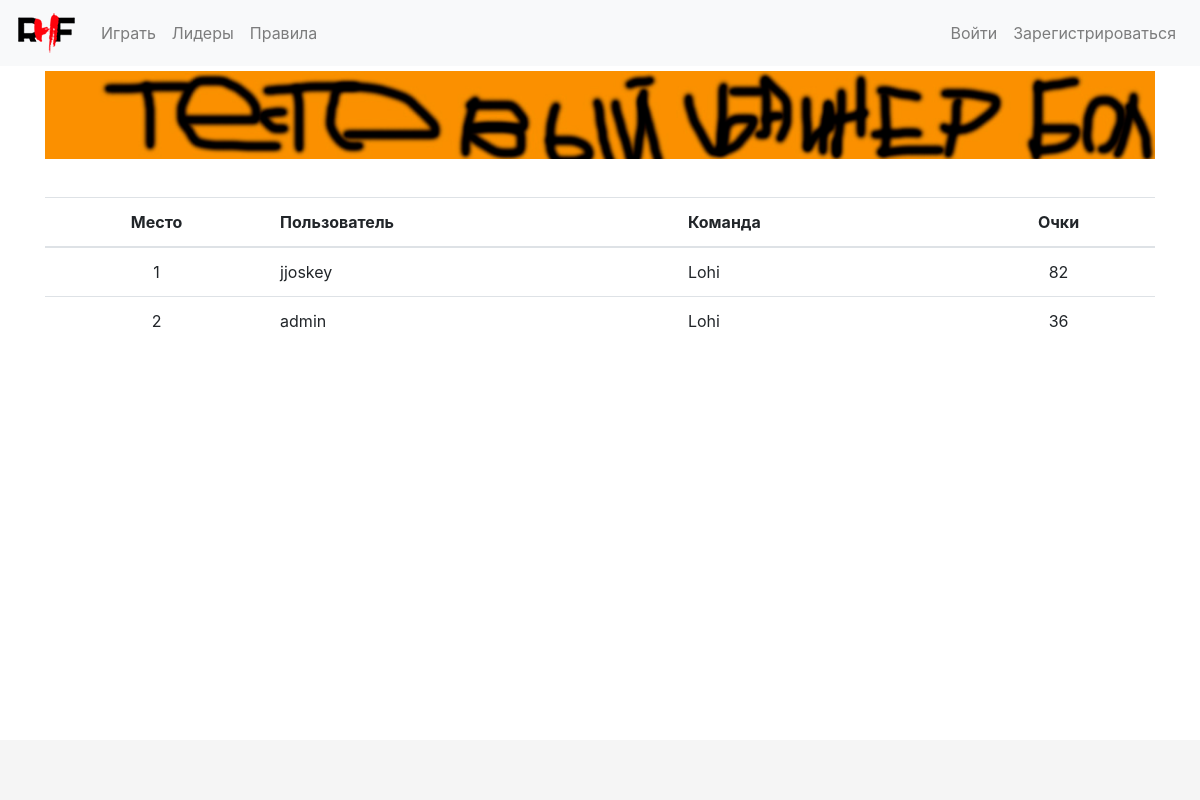
The app's page /leaders/, older data.
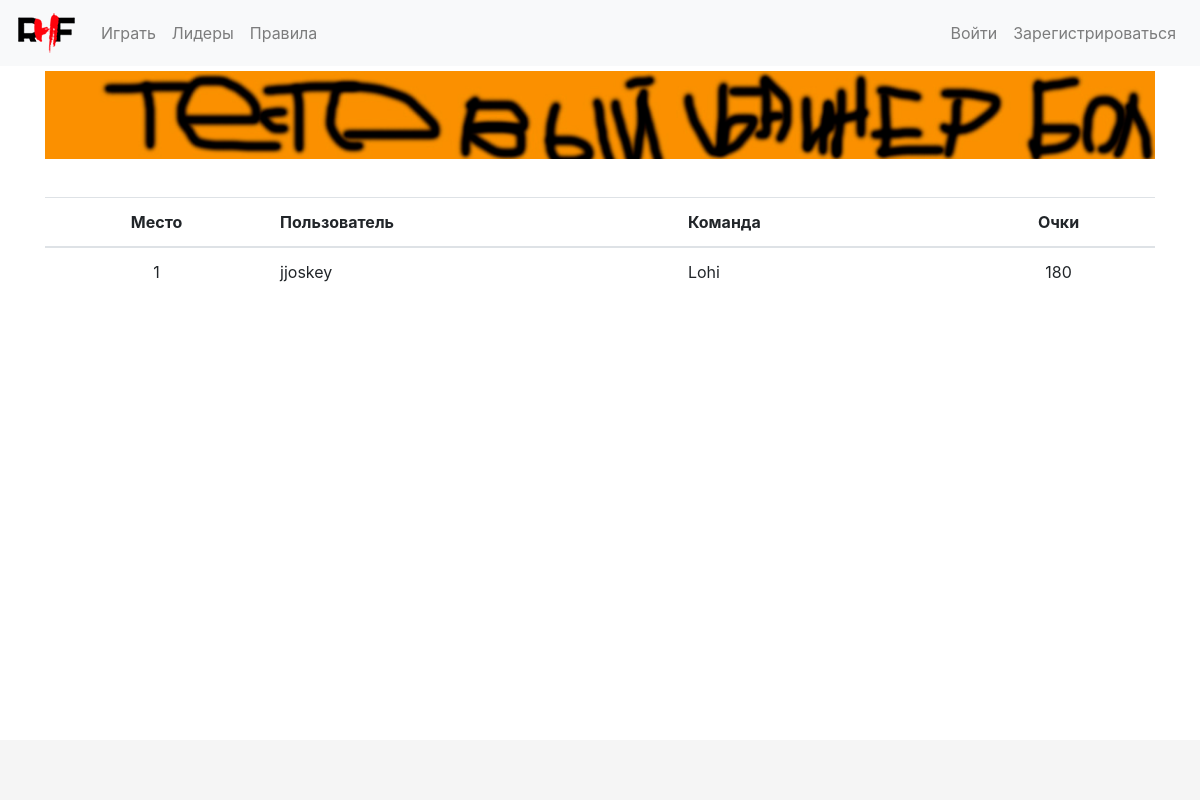
The same page, newer data.
### accounts/models.py (models this page shows, shortened)
class AdBanners(models.Model):
    name = models.CharField(max_length=120, null=False, blank=False)
    start_time = models.DateTimeField(auto_now_add=False, auto_now=False, blank=False, null=False)
    end_time = models.DateTimeField(auto_now_add=False, auto_now=False, blank=False, null=False)
    small_image = models.ImageField(upload_to='banners/', blank=False, null=False, help_text='Resolution 414 x 50 px')
    medium_image = models.ImageField(upload_to='banners/', blank=False, null=False, help_text='Resolution 800 x 80 px')
    large_image = models.ImageField(upload_to='banners/', blank=False, null=False, help_text='Resolution 1140 x 90 px')
    link = models.URLField(blank=True, null=True)

class Profile(models.Model):
    user_id = models.OneToOneField(User, on_delete=models.CASCADE, primary_key=True)
    team_name = models.CharField(max_length=30, null=True, blank=True, unique=True)
    budget = models.FloatField(default=DEFAULT_BUDGET)
    changes_count = models.PositiveIntegerField(default=0)
    refresh_changes = models.BooleanField(editable=False, default=False)
    points = models.PositiveIntegerField(default=0, blank=False, null=False)

### fantasy_hockey/views.py (the view)
# urls.py: url(r'^leaders/$', views.render_leaders, name="leaders"),
def render_leaders(request):
    users = Profile.objects.filter(points__gt=0).order_by('-points')
    position = False
    points = False
    if request.user.is_authenticated(): # and current_profile in users:
        current_profile = Profile.objects.get(user_id=request.user)
        if current_profile in users:
            position = list(users).index(current_profile) + 1
            points = current_profile.points
    if len(users) > 100:
        users = users[:100]
    utc_now = datetime.datetime.now(datetime.timezone.utc)
    try:
        banners = AdBanners.objects.get(start_time__lte=utc_now, end_time__gte=utc_now)
    except:
        banners = False
    return render(request, 'leaders.html', context={'users': users, 'position': position, 'points': points, 'banners': banners})

### templates/leaders.html (shortened to what this page needs)
{% extends "base.html" %}
{% block content %}
{% load staticfiles%}
<div class="container">
    {% if banners %}
        <div class="large_image">
            <div class="banner-div">
                {% if banners.link %}
                    <a href="{{ banners.link }}" target="_blank"><img class="banner" src="{{ banners.large_image.url }}" alt="small_banner"></a>
                {% else %}
                    <img class="banner" src="{{ banners.large_image.url }}" alt="large_banner">
                {% endif %}
            </div>
        </div>
    {% endif %}
    {% if not users %}
        <p class="not-users-in-leaders">Лидеры появятся после окончания 1-го тура.</p>
    {% else %}
    <table class="table table-leaders">
        <thead>
            <tr>
                <th scope="col" class="cell_centerize">Место</th>
                <th scope="col">Пользователь</th>
                <th scope="col">Команда</th>
                <th scope="col" class="cell_centerize">Очки</th>
            </tr>
        </thead>
        <tbody class="tbody-leaders">
            {% for user in users %}
                    <tr class="user_row" data-user-id="{{ user.pk }}">
                        <td class="cell_centerize">{{ forloop.counter }}</td>
                        <td>{{ user.user_id.username }}</td>
                        <td>{{ user.team_name }}</td>
                        <td class="cell_centerize">{{ user.points }}</td>
                    </tr>
            {% endfor %}
        </tbody>
    </table>
{% endif %}
</div>
{% endblock %}

### templates/base.html (shortened to what this page needs)
<!DOCTYPE html>
{% load staticfiles %}
<html lang="en">
<head>
    <link rel="stylesheet" href="https://stackpath.bootstrapcdn.com/bootstrap/4.1.3/css/bootstrap.min.css">
    <link rel="stylesheet" href="{% static 'css/master.css' %}">
    <link rel="stylesheet" href="https://use.fontawesome.com/releases/v5.7.2/css/all.css">
</head>
<body>
    <nav class="navbar navbar-expand-sm navbar-light bg-light">
        <a class="navbar-brand" href="{% url 'home' %}"><img src="{% static 'images/logo_hat.png' %}" alt="logo"></a>
        <div class="collapse navbar-collapse" id="navbarSupportedContent">
            <ul class="navbar-nav mr-auto">
                <li class="nav-item">
                    <a class="nav-link" href="{% url 'accounts:conditions' %}">Играть</a>
                </li>
                <li class="nav-item">
                    <a class="nav-link" href="{% url 'leaders' %}">Лидеры</a>
                </li>
                <li class="nav-item">
                    <a class="nav-link" href="{% url 'rules' %}">Правила</a>
                </li>
            </ul>
            {% if user.is_authenticated %}
            <ul class="navbar-nav mr-right">
                <li class="nav-item">
                    <a class="nav-link" href="{% url 'accounts:change_password' %}">Сменить пароль</a>
                </li>
                <li class="nav-item">
                    <a class="nav-link" href="{% url 'accounts:logout' %}">Выход</a>
                </li>
            </ul>
            {% else %}
            <ul class="navbar-nav mr-right">
                <li class="nav-item">
                    <a class="nav-link" href="{% url 'accounts:login' %}">Войти</a>
                </li>
                <li class="nav-item">
                    <a class="nav-link" href="{% url 'accounts:signup' %}">Зарегистрироваться</a>
                </li>
            </ul>
            {% endif %}
        </div>
    </nav>
    {% block content %}
    {% endblock %}
    <div class="footer">
    </div>
</body>
</html>

### static/css/master.css (style rules this page uses)
body { margin-bottom: 60px; }
.footer { position: fixed; bottom: 0; width: 100%; height: 60px; background-color: #f5f5f5; }
tbody tr { cursor: pointer; }
.table_players_all td, .users_players td, .table-leaders th, .table-leaders td, .table-rules th, .table-rules td { overflow: hidden; text-overflow: ellipsis; vertical-align: middle; }
.cell_centerize { text-align: center; }
.table-leaders { margin-top: 3%; }
.banner { margin-top: 5px; margin-bottom: 5px; max-width: 100%; height: auto; }
.banner-div { text-align: center; }

Row changes from the older to the newer data that the page shows:
no longer on this page (row edited): Profile: user_id.username "admin", team_name "Lohi", points "36"
changed Profile "Lohi": points "82" → "180"
